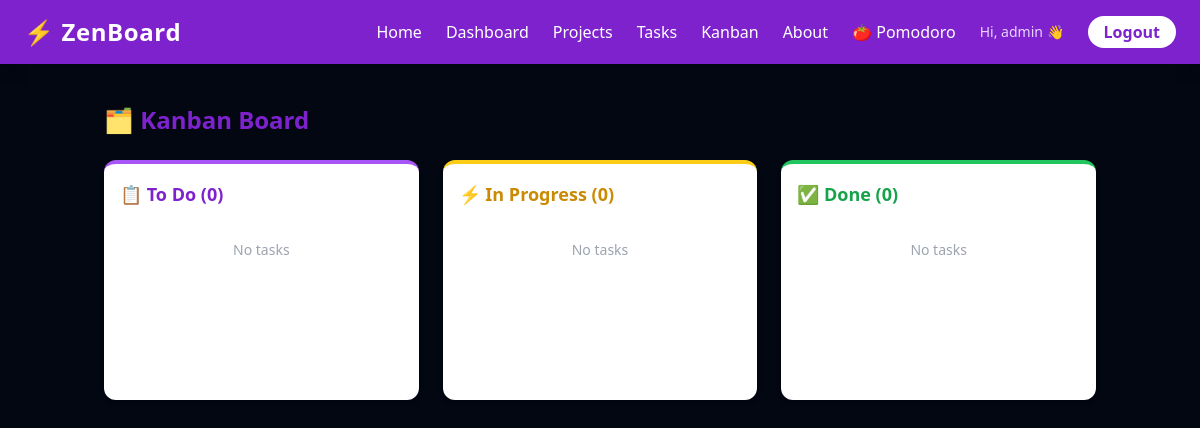
The page /Kanban/ (signed in) on the database as committed earlier.
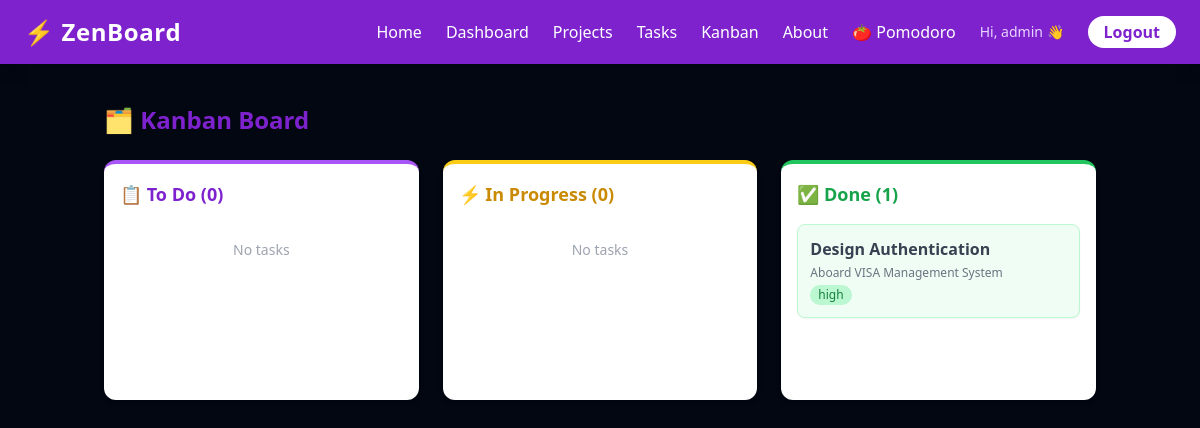
The same page on the database as committed later.
### tasks/models.py (models this page shows, shortened)
class Task(models.Model):
    STATUS_CHOICES = [
        ('todo', 'To Do'),
        ('inprogress', 'In Progress'),
        ('done', 'Done'),
    ]
    PRIORITY_CHOICES = [
        ('low', 'Low'),
        ('medium', 'Medium'),
        ('high', 'High'),
    ]
    title = models.CharField(max_length=200)
    description = models.TextField(blank=True)
    status = models.CharField(max_length=20, choices=STATUS_CHOICES, default='todo')
    priority = models.CharField(max_length=20, choices=PRIORITY_CHOICES, default='medium')
    project = models.ForeignKey(Project, on_delete=models.CASCADE)
    assigned_to = models.ForeignKey(User, on_delete=models.SET_NULL, null=True, blank=True)
    deadline = models.DateField(null=True, blank=True)
    created_at = models.DateTimeField(auto_now_add=True)

class Project(models.Model):
    name = models.CharField(max_length=200)
    description = models.TextField(blank=True)
    owner = models.ForeignKey(User, on_delete=models.CASCADE)
    created_at = models.DateTimeField(auto_now_add=True)

### tasks/views.py (the view)
# urls.py: path('Kanban/', views.kanban, name='kanban'),
@login_required
def kanban(request):
    todo_tasks = Task.objects.filter(project__owner=request.user, status='todo')
    inprogress_tasks = Task.objects.filter(project__owner=request.user, status='inprogress')
    done_tasks = Task.objects.filter(project__owner=request.user, status='done')
    context = {
        'todo_tasks': todo_tasks,
        'inprogress_tasks': inprogress_tasks,
        'done_tasks': done_tasks,
    }
    return render(request, 'tasks/kanban.html', context)

### templates/tasks/kanban.html (shortened to what this page needs)
{% extends 'tasks/base.html' %}
{% block content %}
<div class="mb-6">
    <h2 class="text-2xl font-bold text-purple-700">🗂️ Kanban Board</h2>
</div>
<div class="grid grid-cols-3 gap-6">
    <div class="bg-white rounded-xl shadow-md p-4 border-t-4 border-purple-500">
        <h3 class="text-lg font-bold text-purple-700 mb-4">📋 To Do ({{ todo_tasks.count }})</h3>
        <div id="todo" class="min-h-40 space-y-3">
            {% for task in todo_tasks %}
            <div class="bg-purple-50 border border-purple-200 rounded-lg p-3 cursor-grab shadow-sm"
                 draggable="true" data-id="{{ task.id }}">
                <p class="font-semibold text-gray-700">{{ task.title }}</p>
                <p class="text-xs text-gray-500 mt-1">{{ task.project.name }}</p>
                <span class="text-xs bg-purple-200 text-purple-700 px-2 py-0.5 rounded-full mt-1 inline-block">{{ task.priority }}</span>
                {% if task.deadline %}
                <p class="text-xs text-red-400 mt-1">📅 {{ task.deadline }}</p>
                {% endif %}
            </div>
            {% empty %}
            <p class="text-gray-400 text-sm text-center py-4">No tasks</p>
            {% endfor %}
        </div>
    </div>
    <div class="bg-white rounded-xl shadow-md p-4 border-t-4 border-yellow-400">
        <h3 class="text-lg font-bold text-yellow-600 mb-4">⚡ In Progress ({{ inprogress_tasks.count }})</h3>
        <div id="inprogress" class="min-h-40 space-y-3">
            {% for task in inprogress_tasks %}
            <div class="bg-yellow-50 border border-yellow-200 rounded-lg p-3 cursor-grab shadow-sm"
                 draggable="true" data-id="{{ task.id }}">
                <p class="font-semibold text-gray-700">{{ task.title }}</p>
                <p class="text-xs text-gray-500 mt-1">{{ task.project.name }}</p>
                <span class="text-xs bg-yellow-200 text-yellow-700 px-2 py-0.5 rounded-full mt-1 inline-block">{{ task.priority }}</span>
                {% if task.deadline %}
                <p class="text-xs text-red-400 mt-1">📅 {{ task.deadline }}</p>
                {% endif %}
            </div>
            {% empty %}
            <p class="text-gray-400 text-sm text-center py-4">No tasks</p>
            {% endfor %}
        </div>
    </div>
    <div class="bg-white rounded-xl shadow-md p-4 border-t-4 border-green-500">
        <h3 class="text-lg font-bold text-green-600 mb-4">✅ Done ({{ done_tasks.count }})</h3>
        <div id="done" class="min-h-40 space-y-3">
            {% for task in done_tasks %}
            <div class="bg-green-50 border border-green-200 rounded-lg p-3 cursor-grab shadow-sm"
                 draggable="true" data-id="{{ task.id }}">
                <p class="font-semibold text-gray-700">{{ task.title }}</p>
                <p class="text-xs text-gray-500 mt-1">{{ task.project.name }}</p>
                <span class="text-xs bg-green-200 text-green-700 px-2 py-0.5 rounded-full mt-1 inline-block">{{ task.priority }}</span>
            </div>
            {% empty %}
            <p class="text-gray-400 text-sm text-center py-4">No tasks</p>
            {% endfor %}
        </div>
    </div>
</div>
{% endblock %}

Rows that differ between the two databases and show on the page:
added Task: title "Design Authentication", project.name "Aboard VISA Management System", priority "high"
Other text that changed with them:
{{ done_tasks.count }}: "0" → "1"
text no longer shown: "No tasks"
